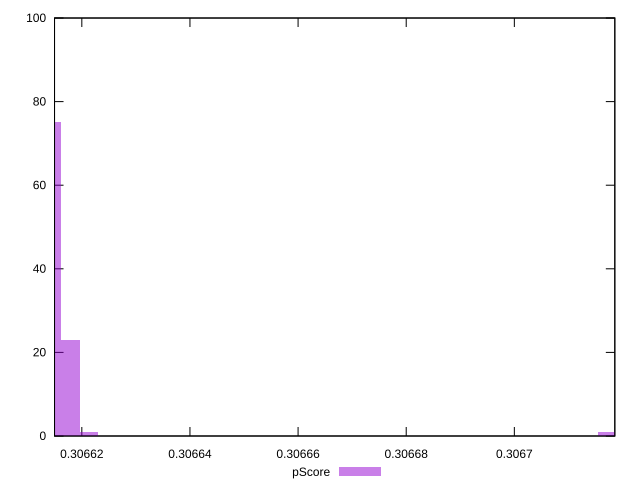

The script that saved this image:
reset

$pScore <<EOF
0.30671718422344363 1
0.30661787977956695 23
0.3066144554883988 75
0.3066213040707351 1
EOF

set key outside below
set boxwidth 0.0000034242911681620574
set xrange [0.3066149523844776:0.306718584289417]
set yrange [0:100]
set trange [0:100]
set style fill transparent solid 0.5 noborder
set terminal svg size 640, 490 enhanced background rgb 'white'
set output "report_00013_2021-02-09T12-04-24.940Z/uses-long-cache-ttl/samples/pages+cached+noadtech+nomedia+nocss/pScore/histogram.svg"

plot $pScore title "pScore" with boxes

reset
